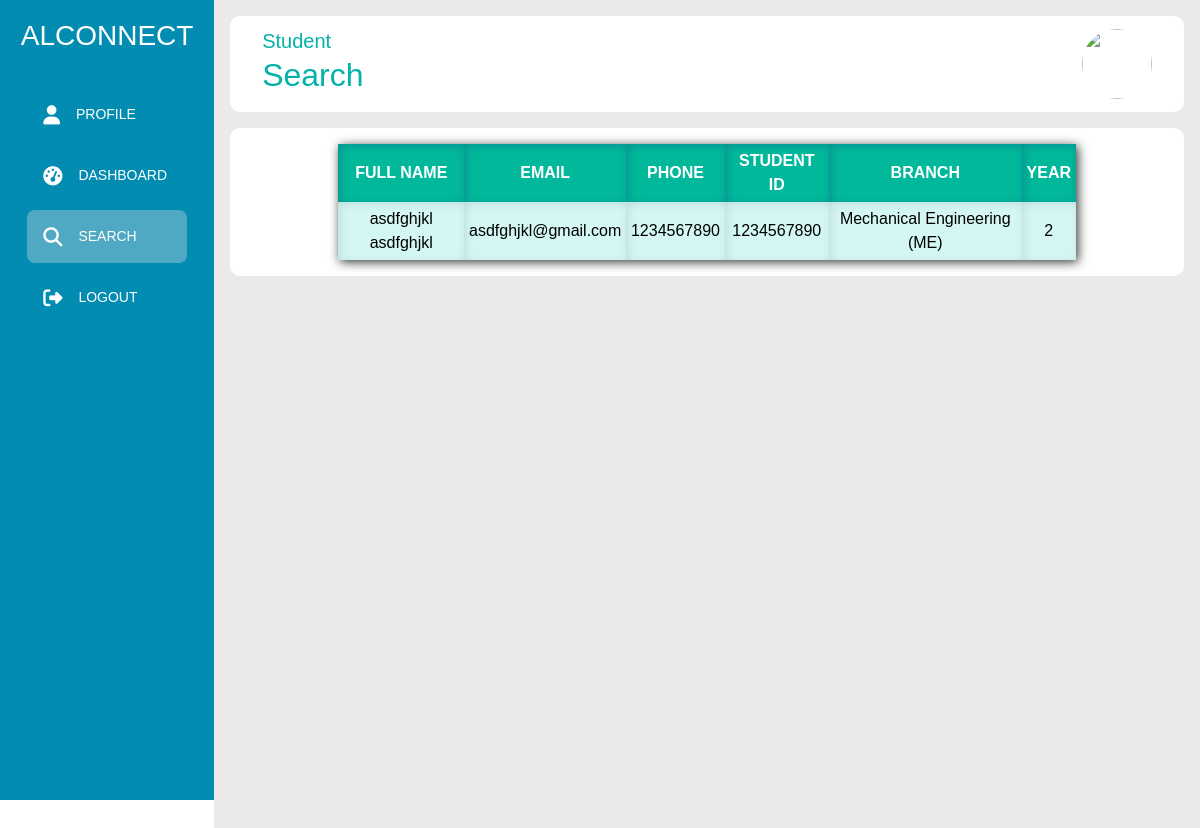
/alumni_search.php (signed in), run on the app's committed database.
### tables this page shows
CREATE TABLE `student_record` (
  `id` int(11) NOT NULL,
  `firstname` varchar(125) NOT NULL,
  `lastname` varchar(125) NOT NULL,
  `gender` varchar(10) NOT NULL,
  `email` varchar(255) NOT NULL,
  `phone` varchar(20) NOT NULL,
  `studentID` varchar(10) NOT NULL,
  `branch` varchar(255) NOT NULL,
  `year` int(10) NOT NULL,
  `password` varchar(255) NOT NULL
);

### alumni_search.php (the view, shortened to what this page needs)
<?php
    require_once "connection.php";
?>
<!DOCTYPE html>
<html lang="en">
<head>
    <link rel="stylesheet" href="https://cdn.jsdelivr.net/npm/bootstrap@5.2.3/dist/css/bootstrap.min.css">
    <link rel="stylesheet" href="https://cdnjs.cloudflare.com/ajax/libs/font-awesome/6.4.0/css/all.min.css"/>
    <link rel="stylesheet" href="alumni_profile.css">
    <link rel="stylesheet" href="alumni_search.css">
</head>
<body>
        <div class="sidebar">
            <div class="logo">
                <h3>ALCONNECT</h3>
            </div>
            <ul class="menu">
                <li>
                    <a href="alumni_profile.php">
                       <i class="fas fa-user"></i>
                        <span>Profile</span>
                    </a>
                </li>
                <li>
                    <a href="alumni_dashboard.php">
                       <i class="fas fa-tachometer-alt"></i>
                        <span>Dashboard</span>
                    </a>
                </li>
                <li class="active">
                    <a href="#">
                       <i class="fas fa-search"></i>
                        <span>Search</span>
                    </a>
                </li>
                <li>
                    <a href="alumni_logout.php">
                       <i class="fas fa-sign-out-alt"></i>
                        <span>Logout</span>
                    </a>
                </li>
            </ul>
        </div>
        <div class="main--content">
            <div class="header--wrapper">
                <div class="header--title">
                    <span>Student</span>
                    <h2>Search</h2>
                </div>
                <div class="user--info">
                    <a href="https://www.gecgudlavalleru.ac.in" target="_blank"><img src="Images/gud_logo.jpeg" alt=""></a>
                </div>
            </div>
            <div class="search--content">
                <table class="search--table">
                    <tr class="search--title">
                        <th>Full Name</th>
                        <th>Email</th>
                        <th>Phone</th>
                        <th>Student ID</th>
                        <th>Branch</th>
                        <th>Year</th>
                    </tr>
                    <?php
                        $sql = "SELECT * FROM student_record";
                        $result = mysqli_query($conn, $sql);
                        if($result){
                            while($row=mysqli_fetch_assoc($result)){
                                $firstname=$row['firstname'];
                                $lastname=$row['lastname'];
                                $email=$row['email'];
                                $phone=$row['phone'];
                                $studentID=$row['studentID'];
                                $branch=$row['branch'];
                                $year=$row['year'];
                                    ?>
                                        <tr>
                                            <td><?php  echo $firstname.' '.$lastname;  ?></td>
                                            <td><?php  echo $email;  ?></td>
                                            <td><?php  echo $phone;  ?></td>
                                            <td><?php  echo $studentID;  ?></td>
                                            <td><?php  echo $branch;  ?></td>
                                            <td><?php  echo $year;  ?></td>
                                        </tr>
                                    <?php
                                 }
                            }
                    ?>
                 </table>
            </div>
        </div>
    </body>
</html>

### alumni_profile.css (style rules this page uses)
* { margin: 0; padding: 0; box-sizing: border-box; border: none; outline: none; font-family: 'Poppins', sans-serif; }
body { display: flex; height: 80em; }
.sidebar { position: sticky; top: 0; left: 0; bottom: 0; width: 250px; height: 100vh; padding: 0 1.7rem; color: #fff; overflow: hidden; transition: all 0.5s linear; background: rgb(3, 140, 178); }
.logo { display: flex; justify-content: center; align-items: center; height: 80px; padding: 16px; }
.menu { height: 88%; position: relative; list-style: none; padding: 0; }
.menu li { padding: 1em; margin: 8px 0; border-radius: 8px; transition: all .5s ease-in-out; }
.menu li:hover, .active { background: #e0e0e058; }
.menu a { color: #fff; font-size: 14px; text-decoration: none; display: flex; align-items: center; text-transform: uppercase; gap: 1rem; }
.menu a span { overflow: hidden; }
.menu a i { font-size: 1.2rem; }
.main--content { position: relative; background: #ebe9e9; width: 100%; padding: 1rem; }
.header--wrapper img { width: 70px; height: 70px; border-radius: 50%; cursor: pointer; }
.header--wrapper { display: flex; justify-content: space-between; align-items: center; flex-wrap: wrap; background: #fff; border-radius: 10px; padding: 10px 2rem; margin-bottom: 1rem; font-size: 20px; }
.header--title { color: rgb(3, 178, 169); }

### alumni_search.css (style rules this page uses)
* { margin: 0; padding: 0; box-sizing: border-box; font-family: 'Poppins', sans-serif; }
.search--content { background: #fff; border-radius: 10px; color: #000; width: 100%; font-family: 'Trebuchet MS', sans-serif; padding: 1em; display: flex; justify-content: center; align-items: center; }
.search--table { width: 80%; box-shadow: #2f3630 2px 2px 10px 0px; text-align: center; }
.search--title { background: rgb(1, 185, 154); color: #fff; text-transform: uppercase; }
.search--title th { padding: 0.3em; margin: 0.3em; justify-content: center; text-align: center; box-shadow: #099193 2px 2px 10px 0px inset; }
.search--table td { padding: 0.3em; margin: 0.3em; justify-content: center; text-align: center; background: rgb(212, 247, 244); box-shadow: #bfdddb 2px 2px 10px 0px inset; }

### data on the page
student_record: firstname "asdfghjkl", lastname "asdfghjkl", email "asdfghjkl@gmail.com", phone "1234567890", studentID "1234567890", branch "Mechanical Engineering (ME)", year "2"
